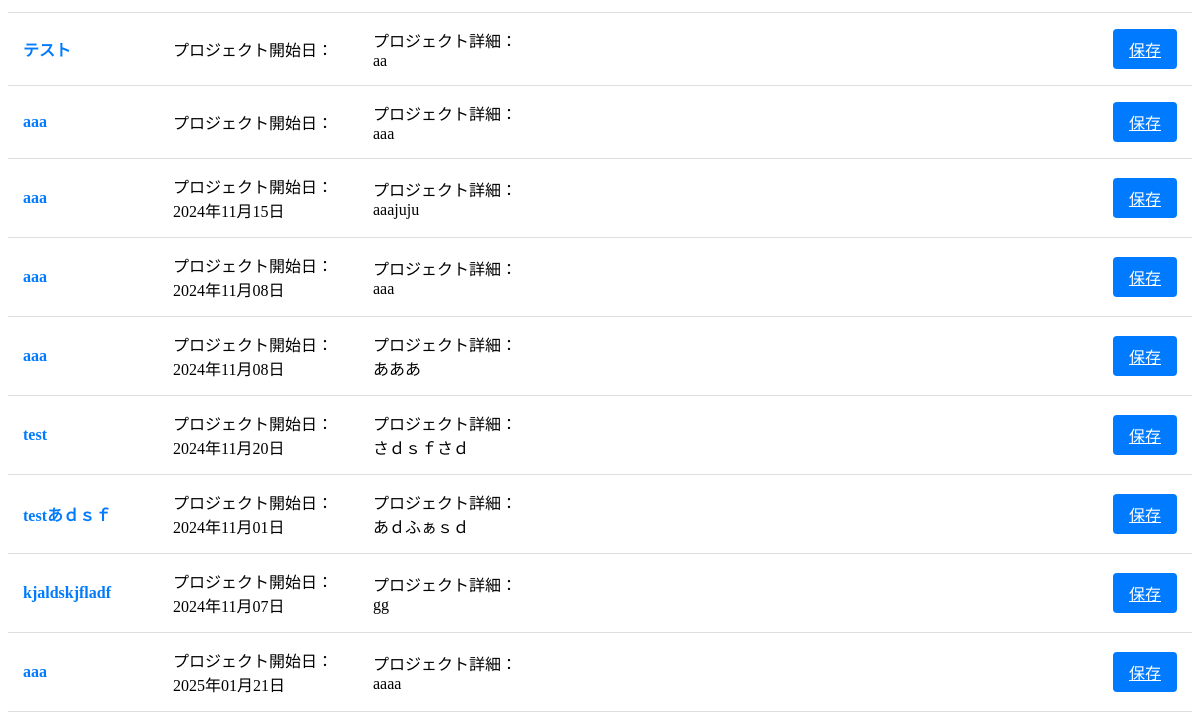
Before: /project/ (lower part) with the older database file.
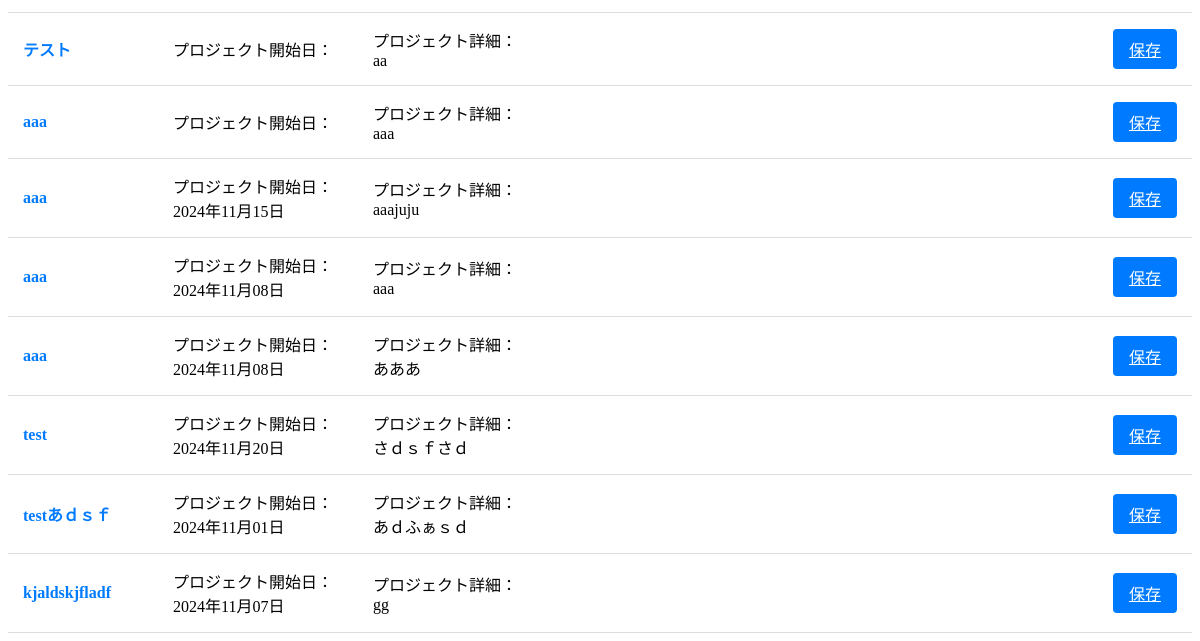
After: the same page with the newer database file.
### canri_app/models.py (models this page shows)
class Project(models.Model):
    project_id = models.AutoField(primary_key=True)
    project_name = models.CharField(max_length=255)
    project_detail = models.TextField(null=True, blank=True)
    project_start_date = models.DateField()
    project_end_date = models.DateField()
    creation_date = models.DateTimeField()
    update_date = models.DateTimeField(null=True, blank=True)
    complete_date = models.DateField(null=True, blank=True)
    deletion_date = models.DateTimeField(null=True, blank=True)
    post_evaluation_memo = models.TextField(null=True, blank=True)
    deletion_flag = models.BooleanField(default=False)
    complete_flag = models.BooleanField(default=False)
    class Meta:
        db_table = 'Project'

### canri_app/views.py (the view)
# urls.py: path('project/',                                projectListView,        name='project'),                #進行中プロジェクト一覧表示
def projectListView(request):
    template_name = "progress_within_projectlist.html"
    ctx = {}
    query = request.GET.get('q')
    qs = Project.objects.all()
    qs=qs.filter(complete_flag=0,deletion_flag=0)
    if query:
        qs = qs.filter(project_name__icontains=query)  # プロジェクト名でフィルタリング
    ctx["project_list"] = qs
    return render(request, template_name, ctx)

### canri_app/templates/progress_within_projectlist.html (shortened to what this page needs)
{% extends 'base.html' %}
{% load static %}
{% block head %}
<link rel="stylesheet" href="{% static 'css/progress_within_projectlist.css' %}">
{% endblock %}
{% block content %}
<div class="project-table">
    {% for project in project_list %}
    <div class="project-row">
        <div class="project-name">
            <a href="{% url 'canri_app:project_detail' project.project_id %}">{{ project.project_name }}</a>
        </div>
        <div class="project-period">プロジェクト開始日：<br>{{ project.project_start_date|date:"Y年m月d日" }}</div>
        <div class="project-details">プロジェクト詳細：<br>{{ project.project_detail }}</div>
        <a href="{% url 'canri_app:project_complete' project_id=project.project_id %}" class="savebutton">保存</a>
    </div>
    {% empty %}
    <div class="project-row">
        <div class="project-details">プロジェクトが見つかりませんでした。</div>
    </div>
    {% endfor %}
</div>
{% endblock %}

Changed rows visible on the page:
no longer on this page (row edited): Project: project_name "aaa", project_start_date "2025年01月21日", project_detail "aaaa"
